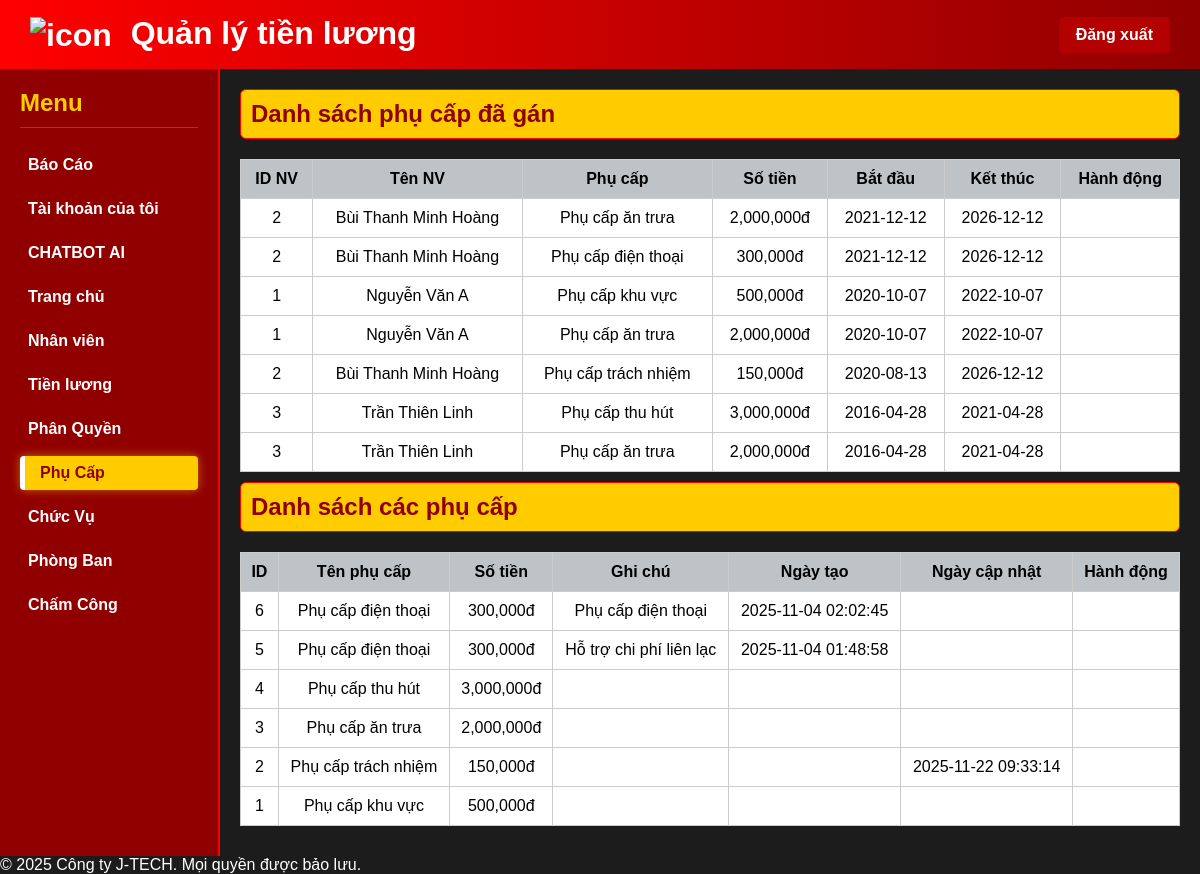
Page /subsidy.php (signed in) on the committed database.
### tables this page shows
CREATE TABLE IF NOT EXISTS `nhan_vien_phu_caps` (
  `id_nhanvien` bigint unsigned NOT NULL,
  `id_phucap` bigint unsigned NOT NULL,
  `ngaybatdau` date NOT NULL,
  `ngayketthuc` date DEFAULT NULL,
  `created_at` timestamp NULL DEFAULT NULL,
  `updated_at` timestamp NULL DEFAULT NULL
);

CREATE TABLE IF NOT EXISTS `nhan_viens` (
  `id_nhanvien` bigint unsigned NOT NULL AUTO_INCREMENT,
  `hoten` varchar(255) NOT NULL,
  `ngaysinh` date NOT NULL,
  `gioitinh` varchar(255) NOT NULL,
  `email` varchar(255) NOT NULL,
  `sdt` varchar(255) NOT NULL,
  `diachi` varchar(255) NOT NULL,
  `ngayvaolam` date NOT NULL,
  `id_phongban` bigint unsigned NOT NULL,
  `id_chucvu` bigint unsigned NOT NULL,
  `trangthai` int NOT NULL,
  `matkhau` varchar(255) NOT NULL,
  `created_at` timestamp NULL DEFAULT NULL,
  `updated_at` timestamp NULL DEFAULT NULL,
  PRIMARY KEY (`id_nhanvien`)
);

CREATE TABLE IF NOT EXISTS `phu_caps` (
  `id_phucap` bigint unsigned NOT NULL AUTO_INCREMENT,
  `tenphucap` varchar(255) NOT NULL,
  `sotien` double NOT NULL,
  `ghichu` text,
  `created_at` timestamp NULL DEFAULT NULL,
  `updated_at` timestamp NULL DEFAULT NULL,
  PRIMARY KEY (`id_phucap`)
);

### subsidy.php (the view, shortened to what this page needs)
<?php
require_once 'connect.php';
$limit = 10;
$page = isset($_GET['page']) ? (int)$_GET['page'] : 1;
$offset = ($page - 1) * $limit;
$list_result     = $conn->query("
    SELECT nvpc.*, nv.hoten, pc.tenphucap, pc.sotien
    FROM nhan_vien_phu_caps nvpc
    JOIN nhan_viens nv ON nvpc.id_nhanvien = nv.id_nhanvien
    JOIN phu_caps pc ON nvpc.id_phucap = pc.id_phucap
    ORDER BY nvpc.ngaybatdau DESC
    LIMIT $offset, $limit
");
$ds_phucap = $conn->query("SELECT * FROM phu_caps ORDER BY id_phucap DESC");
?>
<!DOCTYPE html>
<html lang="vi">
<head>
</head>
<body>
<div class="header">
<h1>
  <img src="https://cdn-icons-png.freepik.com/512/6475/6475938.png" alt="icon" style="width:30px; vertical-align:middle; margin-right:10px;">
  Quản lý tiền lương
</h1>
<a href="logout.php" class="logout-btn">Đăng xuất</a>
</div>
<div class="container">
    <div class="sidebar">
      <h2>Menu</h2>
     <a href="report.php">Báo Cáo</a>
      <a href="profile.php">Tài khoản của tôi</a>
      <a href="chatbot.php">CHATBOT AI</a>
      <a href="index.php">Trang chủ</a>
      <a href="employee.php">Nhân viên</a>
      <a href="pay.php">Tiền lương</a>
      <a href="right.php">Phân Quyền</a>
      <a href="subsidy.php" class="active">Phụ Cấp</a>
      <a href="role.php">Chức Vụ</a>
      <a href="department.php">Phòng Ban</a>
      <a href="attendance.php">Chấm Công</a>
    </div>
<div class="main-content">
<h2 class="section-title">Danh sách phụ cấp đã gán</h2>
<table>
<thead>
<tr>
<th>ID NV</th><th>Tên NV</th><th>Phụ cấp</th><th>Số tiền</th>
<th>Bắt đầu</th><th>Kết thúc</th><th>Hành động</th>
</tr>
</thead>
<tbody>
<?php while($row = $list_result->fetch_assoc()): ?>
<tr>
<td><?= $row['id_nhanvien'] ?></td>
<td><?= $row['hoten'] ?></td>
<td><?= $row['tenphucap'] ?></td>
<td><?= number_format($row['sotien']) ?>đ</td>
<td><?= $row['ngaybatdau'] ?></td>
<td><?= $row['ngayketthuc'] ?></td>
<td>
</td>
</tr>
<?php endwhile; ?>
</tbody>
</table>
<h2 class="section-title">Danh sách các phụ cấp</h2>
<table>
<thead>
<tr>
<th>ID</th><th>Tên phụ cấp</th><th>Số tiền</th><th>Ghi chú</th><th>Ngày tạo</th><th>Ngày cập nhật</th><th>Hành động</th>
</tr>
</thead>
<tbody>
<?php while($pc = $ds_phucap->fetch_assoc()): ?>
<tr>
<td><?= $pc['id_phucap'] ?></td>
<td><?= $pc['tenphucap'] ?></td>
<td><?= number_format($pc['sotien']) ?>đ</td>
<td><?= $pc['ghichu'] ?></td>
<td><?= $pc['created_at'] ?></td>
<td><?= $pc['updated_at'] ?></td>
<td>
</td>
</tr>
<?php endwhile; ?>
</tbody>
</table>
</div>
</div>
<footer>&copy; 2025 Công ty J-TECH. Mọi quyền được bảo lưu.</footer>
</body>
</html>

### subsidy.php (style rules this page uses)
* { margin: 0; padding: 0; box-sizing: border-box; }
body { font-family: 'Arial', sans-serif; display: flex; flex-direction: column; min-height: 100vh; background: #1c1c1c; color: #fff; }
.header { background: linear-gradient(90deg, #ff0000, #900000); color: #fff; padding: 15px 30px; display: flex; justify-content: space-between; align-items: center; box-shadow: 0 4px 8px rgba(0,0,0,0.5); }
.header .logout-btn { background: #b30000; color: #fff; padding: 8px 16px; border: 1px solid #b30000; border-radius: 4px; text-decoration: none; font-weight: bold; transition: 0.3s; }
.container { display: flex; flex: 1; }
.sidebar { width: 220px; background: #900000; color: #fff; padding: 20px; border-right: 2px solid #ff0000; }
.sidebar h2 { margin-bottom: 20px; color: #ffcc00; border-bottom: 1px solid rgba(255,255,255,0.2); padding-bottom: 10px; }
.sidebar a { display: block; margin: 10px 0; color: #fff; text-decoration: none; font-weight: bold; padding: 8px; border-radius: 4px; transition: 0.3s; }
.sidebar a.active { background: #ffcc00; color: #900000; padding-left: 15px; border-left: 5px solid #fff; box-shadow: 0 0 10px rgba(255, 204, 0, 0.5); }
.main-content { flex: 1; padding: 20px; background: #1c1c1c; }
h2.section-title { background: #ffcc00; color: #900000; padding: 10px; border-radius: 6px; margin-bottom: 20px; font-weight: bold; border: 1px solid #ff0000; }
table { width: 100%; border-collapse: collapse; background: #fff; color: #000; margin-bottom: 10px; }
th, td { border: 1px solid #ccc; padding: 10px; text-align: center; }
th { background: #bdc3c7; color: #000; }

### rows in the picture
nhan_vien_phu_caps: id_nhanvien "2", id_nhanvien.hoten "Bùi Thanh Minh Hoàng", id_phucap.tenphucap "Phụ cấp ăn trưa", id_phucap.sotien "2,000,000", ngaybatdau "2021-12-12", ngayketthuc "2026-12-12"
nhan_vien_phu_caps: id_nhanvien "2", id_nhanvien.hoten "Bùi Thanh Minh Hoàng", id_phucap.tenphucap "Phụ cấp điện thoại", id_phucap.sotien "300,000", ngaybatdau "2021-12-12", ngayketthuc "2026-12-12"
nhan_vien_phu_caps: id_nhanvien "1", id_nhanvien.hoten "Nguyễn Văn A", id_phucap.tenphucap "Phụ cấp khu vực", id_phucap.sotien "500,000", ngaybatdau "2020-10-07", ngayketthuc "2022-10-07"
nhan_vien_phu_caps: id_nhanvien "1", id_nhanvien.hoten "Nguyễn Văn A", id_phucap.tenphucap "Phụ cấp ăn trưa", id_phucap.sotien "2,000,000", ngaybatdau "2020-10-07", ngayketthuc "2022-10-07"
nhan_vien_phu_caps: id_nhanvien "2", id_nhanvien.hoten "Bùi Thanh Minh Hoàng", id_phucap.tenphucap "Phụ cấp trách nhiệm", id_phucap.sotien "150,000", ngaybatdau "2020-08-13", ngayketthuc "2026-12-12"
nhan_vien_phu_caps: id_nhanvien "3", id_nhanvien.hoten "Trần Thiên Linh", id_phucap.tenphucap "Phụ cấp thu hút", id_phucap.sotien "3,000,000", ngaybatdau "2016-04-28", ngayketthuc "2021-04-28"
nhan_vien_phu_caps: id_nhanvien "3", id_nhanvien.hoten "Trần Thiên Linh", id_phucap.tenphucap "Phụ cấp ăn trưa", id_phucap.sotien "2,000,000", ngaybatdau "2016-04-28", ngayketthuc "2021-04-28"
phu_caps: id_phucap "6", tenphucap "Phụ cấp điện thoại", sotien "300,000", ghichu "Phụ cấp điện thoại", created_at "2025-11-04 02:02:45"
phu_caps: id_phucap "5", tenphucap "Phụ cấp điện thoại", sotien "300,000", ghichu "Hỗ trợ chi phí liên lạc", created_at "2025-11-04 01:48:58"
phu_caps: id_phucap "4", tenphucap "Phụ cấp thu hút", sotien "3,000,000"
phu_caps: id_phucap "3", tenphucap "Phụ cấp ăn trưa", sotien "2,000,000"
phu_caps: id_phucap "2", tenphucap "Phụ cấp trách nhiệm", sotien "150,000", updated_at "2025-11-22 09:33:14"
phu_caps: id_phucap "1", tenphucap "Phụ cấp khu vực", sotien "500,000"
